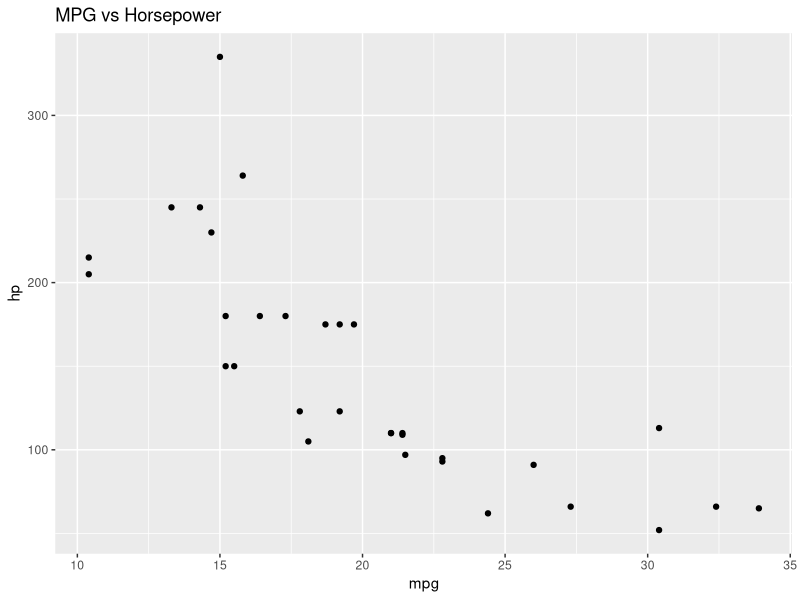

Source code (R):
## ---- chunk 1
library(ggplot2)
## ---- chunk 2
# Load data
data(mtcars)
head(mtcars)
## ---- chunk 3
ggplot(mtcars, aes(x = mpg, y = hp)) +
  geom_point() +
  labs(title = "MPG vs Horsepower")
